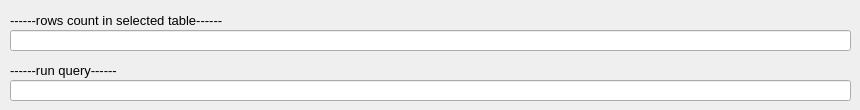
        <widget class="QWidget" name="tab_20">
         <attribute name="title">
          <string>etc</string>
         </attribute>
         <widget class="QLineEdit" name="q_union_my_rows_count">
          <property name="geometry">
           <rect>
            <x>10</x>
            <y>30</y>
            <width>841</width>
            <height>21</height>
           </rect>
          </property>
          <property name="font">
           <font>
            <pointsize>9</pointsize>
           </font>
          </property>
          <property name="text">
           <string/>
          </property>
         </widget>
         <widget class="QLabel" name="label_68">
          <property name="geometry">
           <rect>
            <x>10</x>
            <y>10</y>
            <width>291</width>
            <height>20</height>
           </rect>
          </property>
          <property name="font">
           <font>
            <pointsize>10</pointsize>
           </font>
          </property>
          <property name="text">
           <string>------rows count in selected table------</string>
          </property>
         </widget>
         <widget class="QLineEdit" name="q_union_my_query">
          <property name="geometry">
           <rect>
            <x>10</x>
            <y>80</y>
            <width>841</width>
            <height>21</height>
           </rect>
          </property>
          <property name="font">
           <font>
            <pointsize>9</pointsize>
           </font>
          </property>
          <property name="text">
           <string/>
          </property>
         </widget>
         <widget class="QLabel" name="label_69">
          <property name="geometry">
           <rect>
            <x>10</x>
            <y>60</y>
            <width>291</width>
            <height>20</height>
           </rect>
          </property>
          <property name="font">
           <font>
            <pointsize>10</pointsize>
           </font>
          </property>
          <property name="text">
           <string>------run query------</string>
          </property>
         </widget>
        </widget>
